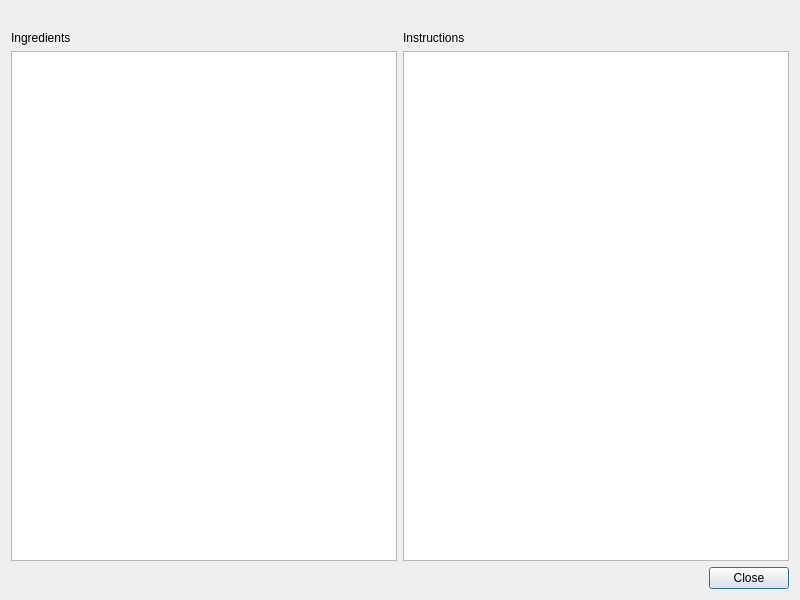
<?xml version="1.0" encoding="UTF-8"?>
<ui version="4.0">
 <class>QDialog</class>
 <widget class="QDialog" name="QDialog">
  <property name="geometry">
   <rect>
    <x>0</x>
    <y>0</y>
    <width>800</width>
    <height>600</height>
   </rect>
  </property>
  <property name="windowTitle">
   <string>View Recipe</string>
  </property>
  <layout class="QGridLayout" name="gridLayout">
   <item row="0" column="0">
    <layout class="QVBoxLayout" name="verticalLayout">
     <item>
      <layout class="QHBoxLayout" name="horizontalLayout">
       <item>
        <widget class="QLabel" name="nameLB">
         <property name="text">
          <string/>
         </property>
        </widget>
       </item>
       <item>
        <widget class="QLabel" name="dateLB">
         <property name="text">
          <string/>
         </property>
        </widget>
       </item>
      </layout>
     </item>
     <item>
      <layout class="QHBoxLayout" name="horizontalLayout_4">
       <item>
        <widget class="QLabel" name="label_2">
         <property name="text">
          <string>Ingredients</string>
         </property>
        </widget>
       </item>
       <item>
        <widget class="QLabel" name="label_3">
         <property name="text">
          <string>Instructions</string>
         </property>
        </widget>
       </item>
      </layout>
     </item>
     <item>
      <layout class="QHBoxLayout" name="horizontalLayout_3">
       <item>
        <widget class="QTextEdit" name="ingredientsTE">
         <property name="readOnly">
          <bool>true</bool>
         </property>
        </widget>
       </item>
       <item>
        <widget class="QTextEdit" name="instructionsTE">
         <property name="readOnly">
          <bool>true</bool>
         </property>
        </widget>
       </item>
      </layout>
     </item>
     <item>
      <layout class="QHBoxLayout" name="horizontalLayout_2">
       <item>
        <spacer name="horizontalSpacer">
         <property name="orientation">
          <enum>Qt::Horizontal</enum>
         </property>
         <property name="sizeHint" stdset="0">
          <size>
           <width>40</width>
           <height>20</height>
          </size>
         </property>
        </spacer>
       </item>
       <item>
        <widget class="QPushButton" name="closePB">
         <property name="text">
          <string>Close</string>
         </property>
        </widget>
       </item>
      </layout>
     </item>
    </layout>
   </item>
  </layout>
 </widget>
 <tabstops>
  <tabstop>ingredientsTE</tabstop>
  <tabstop>instructionsTE</tabstop>
  <tabstop>closePB</tabstop>
 </tabstops>
 <resources/>
 <connections/>
</ui>
